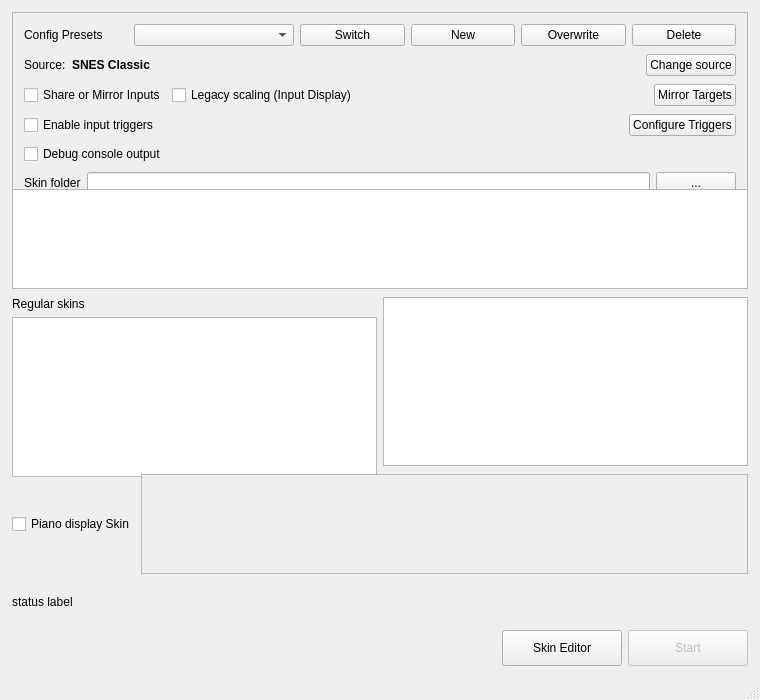
<?xml version="1.0" encoding="UTF-8"?>
<ui version="4.0">
 <class>SkinSelector</class>
 <widget class="QMainWindow" name="SkinSelector">
  <property name="geometry">
   <rect>
    <x>0</x>
    <y>0</y>
    <width>760</width>
    <height>700</height>
   </rect>
  </property>
  <property name="minimumSize">
   <size>
    <width>760</width>
    <height>700</height>
   </size>
  </property>
  <property name="windowTitle">
   <string>Button Mash</string>
  </property>
  <widget class="QWidget" name="centralWidget">
   <layout class="QVBoxLayout" name="mainVerticalLayout">
    <property name="spacing">
     <number>8</number>
    </property>
    <property name="leftMargin">
     <number>12</number>
    </property>
    <property name="topMargin">
     <number>12</number>
    </property>
    <property name="rightMargin">
     <number>12</number>
    </property>
    <property name="bottomMargin">
     <number>12</number>
    </property>
    <item>
     <widget class="QFrame" name="configFrame">
      <property name="frameShape">
       <enum>QFrame::StyledPanel</enum>
      </property>
      <property name="minimumSize">
       <size>
        <width>0</width>
        <height>200</height>
       </size>
      </property>
      <layout class="QVBoxLayout" name="verticalLayout">
       <property name="spacing">
        <number>8</number>
       </property>
       <item>
        <layout class="QHBoxLayout" name="presetsRowLayout">
         <item>
          <widget class="QLabel" name="presetsLabel">
           <property name="text">
            <string>Config Presets</string>
           </property>
          </widget>
         </item>
         <item>
          <widget class="QComboBox" name="presetComboBox">
           <property name="minimumSize">
            <size>
             <width>160</width>
             <height>0</height>
            </size>
           </property>
          </widget>
         </item>
         <item>
          <widget class="QPushButton" name="presetSwitchButton">
           <property name="text">
            <string>Switch</string>
           </property>
          </widget>
         </item>
         <item>
          <widget class="QPushButton" name="presetNewButton">
           <property name="text">
            <string>New</string>
           </property>
          </widget>
         </item>
         <item>
          <widget class="QPushButton" name="presetOverwriteButton">
           <property name="text">
            <string>Overwrite</string>
           </property>
          </widget>
         </item>
         <item>
          <widget class="QPushButton" name="presetDeleteButton">
           <property name="text">
            <string>Delete</string>
           </property>
          </widget>
         </item>
        </layout>
       </item>
       <item>
        <layout class="QHBoxLayout" name="horizontalLayout_2">
         <item>
          <widget class="QLabel" name="label_3">
           <property name="text">
            <string>Source:</string>
           </property>
          </widget>
         </item>
         <item>
          <widget class="QLabel" name="sourceLabel">
           <property name="text">
            <string>&lt;html&gt;&lt;head/&gt;&lt;body&gt;&lt;p&gt;&lt;span style=&quot; font-weight:600;&quot;&gt;SNES Classic&lt;/span&gt;&lt;/p&gt;&lt;/body&gt;&lt;/html&gt;</string>
           </property>
          </widget>
         </item>
         <item>
          <spacer name="horizontalSpacer">
           <property name="orientation">
            <enum>Qt::Horizontal</enum>
           </property>
           <property name="sizeHint" stdset="0">
            <size>
             <width>40</width>
             <height>20</height>
            </size>
           </property>
          </spacer>
         </item>
         <item>
          <widget class="QPushButton" name="changeSourceButton">
           <property name="text">
            <string>Change source</string>
           </property>
          </widget>
         </item>
        </layout>
       </item>
       <item>
        <layout class="QHBoxLayout" name="mirrorRowLayout">
         <item>
          <widget class="QCheckBox" name="shareMirrorCheckBox">
           <property name="text">
            <string>Share or Mirror Inputs</string>
           </property>
          </widget>
         </item>
         <item>
          <widget class="QCheckBox" name="legacyDisplayScalingCheckBox">
           <property name="toolTip">
            <string>Use legacy window sizing for the Input Display window (helps OBS Window Capture when display scaling changes geometry).</string>
           </property>
           <property name="text">
            <string>Legacy scaling (Input Display)</string>
           </property>
          </widget>
         </item>
         <item>
          <spacer name="mirrorSpacer">
           <property name="orientation">
            <enum>Qt::Horizontal</enum>
           </property>
           <property name="sizeHint" stdset="0">
            <size>
             <width>40</width>
             <height>20</height>
            </size>
           </property>
          </spacer>
         </item>
         <item>
          <widget class="QPushButton" name="mirrorTargetsButton">
           <property name="text">
            <string>Mirror Targets</string>
           </property>
          </widget>
         </item>
        </layout>
       </item>
       <item>
        <layout class="QHBoxLayout" name="triggersRowLayout">
         <item>
          <widget class="QCheckBox" name="inputTriggersCheckBox">
           <property name="text">
            <string>Enable input triggers</string>
           </property>
          </widget>
         </item>
         <item>
          <spacer name="triggersSpacer">
           <property name="orientation">
            <enum>Qt::Horizontal</enum>
           </property>
           <property name="sizeHint" stdset="0">
            <size>
             <width>40</width>
             <height>20</height>
            </size>
           </property>
          </spacer>
         </item>
         <item>
          <widget class="QPushButton" name="configureTriggersButton">
           <property name="text">
            <string>Configure Triggers</string>
           </property>
          </widget>
         </item>
        </layout>
       </item>
       <item>
        <layout class="QHBoxLayout" name="debugRowLayout">
         <item>
          <widget class="QCheckBox" name="debugConsoleCheckBox">
           <property name="text">
            <string>Debug console output</string>
           </property>
          </widget>
         </item>
         <item>
          <spacer name="debugSpacer">
           <property name="orientation">
            <enum>Qt::Horizontal</enum>
           </property>
           <property name="sizeHint" stdset="0">
            <size>
             <width>40</width>
             <height>20</height>
            </size>
           </property>
          </spacer>
         </item>
        </layout>
       </item>
       <item>
        <layout class="QHBoxLayout" name="horizontalLayout">
         <item>
          <widget class="QLabel" name="label">
           <property name="text">
            <string>Skin folder</string>
           </property>
          </widget>
         </item>
         <item>
          <widget class="QLineEdit" name="skinPathEdit">
           <property name="readOnly">
            <bool>true</bool>
           </property>
          </widget>
         </item>
         <item>
          <widget class="QPushButton" name="skinPathButton">
           <property name="text">
            <string>...</string>
           </property>
          </widget>
         </item>
        </layout>
       </item>
      </layout>
     </widget>
    </item>
    <item>
     <widget class="QGraphicsView" name="previewGraphicView">
      <property name="minimumSize">
       <size>
        <width>0</width>
        <height>100</height>
       </size>
      </property>
      <property name="verticalScrollBarPolicy">
       <enum>Qt::ScrollBarAlwaysOff</enum>
      </property>
      <property name="horizontalScrollBarPolicy">
       <enum>Qt::ScrollBarAlwaysOff</enum>
      </property>
     </widget>
    </item>
    <item>
     <layout class="QHBoxLayout" name="skinListsLayout">
      <item>
       <layout class="QVBoxLayout" name="regularSkinColumnLayout">
        <item>
         <widget class="QLabel" name="label_2">
          <property name="text">
           <string>Regular skins</string>
          </property>
         </widget>
        </item>
        <item>
         <widget class="QListView" name="skinListView">
          <property name="minimumSize">
           <size>
            <width>0</width>
            <height>160</height>
           </size>
          </property>
         </widget>
        </item>
       </layout>
      </item>
      <item>
       <widget class="QListView" name="subSkinListView">
        <property name="enabled">
         <bool>true</bool>
        </property>
        <property name="minimumSize">
         <size>
          <width>0</width>
          <height>160</height>
         </size>
        </property>
       </widget>
      </item>
     </layout>
    </item>
    <item>
     <layout class="QHBoxLayout" name="pianoRowLayout">
      <item>
       <widget class="QCheckBox" name="pianoCheckBox">
        <property name="enabled">
         <bool>true</bool>
        </property>
        <property name="text">
         <string>Piano display Skin</string>
        </property>
       </widget>
      </item>
      <item>
       <widget class="QListView" name="pianoSkinListView">
        <property name="enabled">
         <bool>false</bool>
        </property>
        <property name="minimumSize">
         <size>
          <width>0</width>
          <height>100</height>
         </size>
        </property>
       </widget>
      </item>
     </layout>
    </item>
    <item>
     <widget class="QLabel" name="statusLabel">
      <property name="minimumSize">
       <size>
        <width>0</width>
        <height>40</height>
       </size>
      </property>
      <property name="text">
       <string>status label</string>
      </property>
      <property name="wordWrap">
       <bool>true</bool>
      </property>
     </widget>
    </item>
    <item>
     <layout class="QHBoxLayout" name="bottomButtonsLayout">
      <item>
       <spacer name="bottomHorizontalSpacer">
        <property name="orientation">
         <enum>Qt::Horizontal</enum>
        </property>
        <property name="sizeHint" stdset="0">
         <size>
          <width>40</width>
          <height>20</height>
         </size>
        </property>
       </spacer>
      </item>
      <item>
       <widget class="QPushButton" name="skinEditorButton">
        <property name="minimumSize">
         <size>
          <width>120</width>
          <height>36</height>
         </size>
        </property>
        <property name="text">
         <string>Skin Editor</string>
        </property>
       </widget>
      </item>
      <item>
       <widget class="QPushButton" name="startButton">
        <property name="enabled">
         <bool>false</bool>
        </property>
        <property name="minimumSize">
         <size>
          <width>120</width>
          <height>36</height>
         </size>
        </property>
        <property name="text">
         <string>Start</string>
        </property>
       </widget>
      </item>
     </layout>
    </item>
   </layout>
  </widget>
  <widget class="QStatusBar" name="statusBar"/>
 </widget>
 <layoutdefault spacing="6" margin="11"/>
 <resources/>
 <connections/>
</ui>
